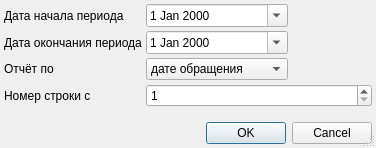
<?xml version="1.0" encoding="UTF-8"?>
<ui version="4.0">
 <class>ReportTraumaJVSetupDialog</class>
 <widget class="QDialog" name="ReportTraumaJVSetupDialog">
  <property name="windowModality">
   <enum>Qt::ApplicationModal</enum>
  </property>
  <property name="geometry">
   <rect>
    <x>0</x>
    <y>0</y>
    <width>376</width>
    <height>148</height>
   </rect>
  </property>
  <property name="windowTitle">
   <string>параметры отчёта</string>
  </property>
  <property name="sizeGripEnabled">
   <bool>true</bool>
  </property>
  <layout class="QGridLayout">
   <property name="margin">
    <number>4</number>
   </property>
   <property name="spacing">
    <number>4</number>
   </property>
   <item row="3" column="0">
    <widget class="QLabel" name="lblCntUser">
     <property name="text">
      <string>Номер строки с</string>
     </property>
    </widget>
   </item>
   <item row="3" column="1" colspan="2">
    <widget class="QFrame" name="frmMKB">
     <property name="frameShape">
      <enum>QFrame::NoFrame</enum>
     </property>
     <property name="frameShadow">
      <enum>QFrame::Raised</enum>
     </property>
     <layout class="QGridLayout" name="_2">
      <property name="horizontalSpacing">
       <number>4</number>
      </property>
      <property name="verticalSpacing">
       <number>0</number>
      </property>
      <property name="margin">
       <number>0</number>
      </property>
      <item row="0" column="0">
       <widget class="QSpinBox" name="edtCntUser">
        <property name="minimum">
         <number>1</number>
        </property>
        <property name="maximum">
         <number>999999999</number>
        </property>
       </widget>
      </item>
     </layout>
    </widget>
   </item>
   <item row="0" column="1">
    <widget class="CDateEdit" name="edtBegDate">
     <property name="calendarPopup">
      <bool>true</bool>
     </property>
    </widget>
   </item>
   <item row="0" column="0">
    <widget class="QLabel" name="lblBegDate">
     <property name="text">
      <string>Дата начала периода</string>
     </property>
     <property name="buddy">
      <cstring>edtBegDate</cstring>
     </property>
    </widget>
   </item>
   <item row="0" column="2">
    <spacer>
     <property name="orientation">
      <enum>Qt::Horizontal</enum>
     </property>
     <property name="sizeHint" stdset="0">
      <size>
       <width>91</width>
       <height>20</height>
      </size>
     </property>
    </spacer>
   </item>
   <item row="1" column="1">
    <widget class="CDateEdit" name="edtEndDate">
     <property name="calendarPopup">
      <bool>true</bool>
     </property>
    </widget>
   </item>
   <item row="1" column="0">
    <widget class="QLabel" name="lblEndDate">
     <property name="text">
      <string>Дата окончания периода</string>
     </property>
     <property name="buddy">
      <cstring>edtEndDate</cstring>
     </property>
    </widget>
   </item>
   <item row="4" column="0">
    <spacer>
     <property name="orientation">
      <enum>Qt::Vertical</enum>
     </property>
     <property name="sizeHint" stdset="0">
      <size>
       <width>129</width>
       <height>21</height>
      </size>
     </property>
    </spacer>
   </item>
   <item row="1" column="2">
    <spacer>
     <property name="orientation">
      <enum>Qt::Horizontal</enum>
     </property>
     <property name="sizeHint" stdset="0">
      <size>
       <width>91</width>
       <height>20</height>
      </size>
     </property>
    </spacer>
   </item>
   <item row="5" column="0" colspan="3">
    <widget class="QDialogButtonBox" name="buttonBox">
     <property name="orientation">
      <enum>Qt::Horizontal</enum>
     </property>
     <property name="standardButtons">
      <set>QDialogButtonBox::Cancel|QDialogButtonBox::Ok</set>
     </property>
    </widget>
   </item>
   <item row="2" column="1">
    <widget class="QComboBox" name="cmbPeriodIssueDate">
     <item>
      <property name="text">
       <string>дате обращения</string>
      </property>
     </item>
     <item>
      <property name="text">
       <string>дате происшествия</string>
      </property>
     </item>
    </widget>
   </item>
   <item row="2" column="0">
    <widget class="QLabel" name="lblPeriodIssueDate">
     <property name="text">
      <string>Отчёт по</string>
     </property>
    </widget>
   </item>
  </layout>
 </widget>
 <customwidgets>
  <customwidget>
   <class>CDateEdit</class>
   <extends>QDateEdit</extends>
   <header>library/DateEdit</header>
  </customwidget>
 </customwidgets>
 <tabstops>
  <tabstop>edtBegDate</tabstop>
  <tabstop>edtEndDate</tabstop>
  <tabstop>buttonBox</tabstop>
 </tabstops>
 <resources/>
 <connections>
  <connection>
   <sender>buttonBox</sender>
   <signal>accepted()</signal>
   <receiver>ReportTraumaJVSetupDialog</receiver>
   <slot>accept()</slot>
   <hints>
    <hint type="sourcelabel">
     <x>121</x>
     <y>138</y>
    </hint>
    <hint type="destinationlabel">
     <x>102</x>
     <y>90</y>
    </hint>
   </hints>
  </connection>
  <connection>
   <sender>buttonBox</sender>
   <signal>rejected()</signal>
   <receiver>ReportTraumaJVSetupDialog</receiver>
   <slot>reject()</slot>
   <hints>
    <hint type="sourcelabel">
     <x>234</x>
     <y>138</y>
    </hint>
    <hint type="destinationlabel">
     <x>236</x>
     <y>76</y>
    </hint>
   </hints>
  </connection>
 </connections>
</ui>
